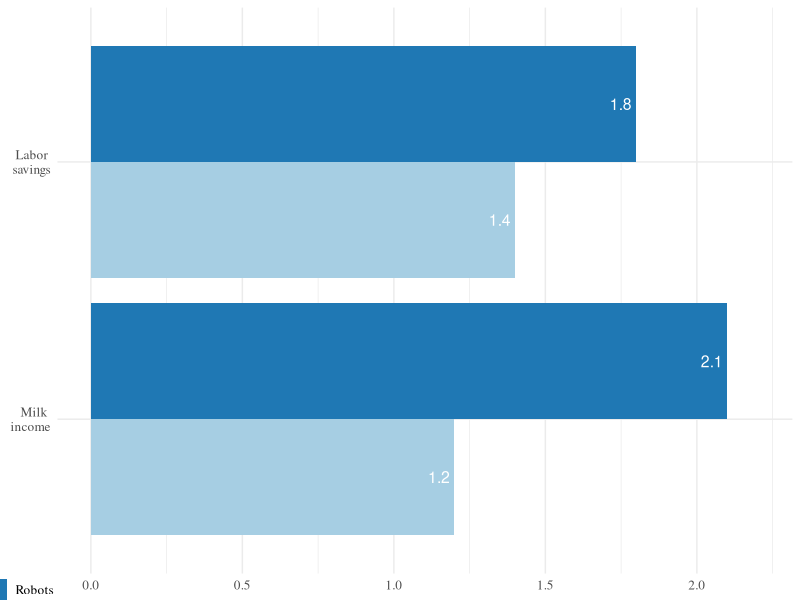
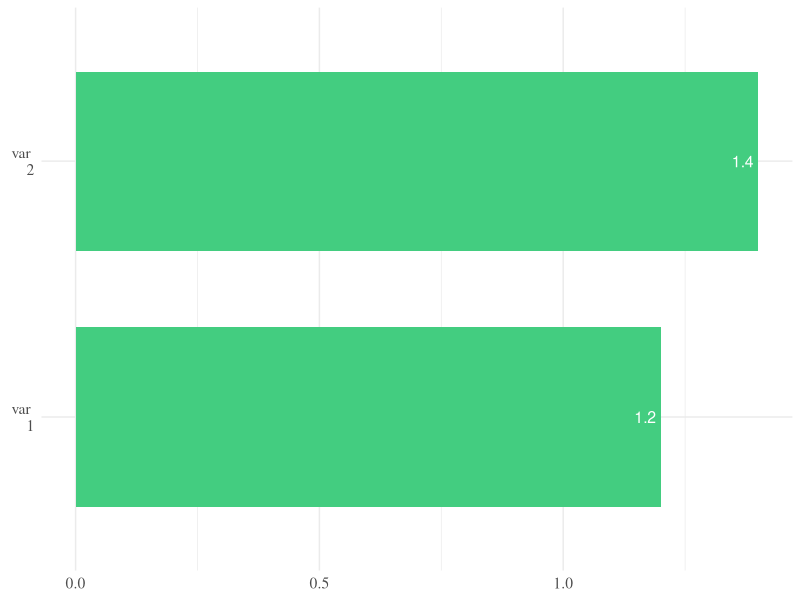

Recreate these plots in R, in order. (Note: this script raises an error after producing the figures.)


library(ggplot2)
library(scales)


a <- data.frame("vars"=c("v1","v1","v2", "v2"), "values"=c(1.2,2.1,1.4,1.8),"type"= c(0,1,0,1)) 

ggplot(data=a, aes(x=vars, y=values, fill= factor(type))) + 
  geom_bar(stat="identity", position=position_dodge()) +
  coord_flip() + 
  # ggtitle("Positive Impacts")+ 
  geom_text(aes(label=values,ymax=max(values)*1.05), vjust=0.5, hjust=1.2, color="white", position = position_dodge(0.9), size=4) +
  scale_fill_brewer(palette="Paired", breaks=c(1,0), labels=c("Robots","Current")) +
  theme_minimal() +
  scale_x_discrete(
    limits=c("v1","v2"),   
    labels=c("Milk \n income"," Labor \n savings")    
  ) + 
  theme(
    axis.title.x=element_blank(), 
    axis.text.x = element_text(hjust=0.5), 
    axis.title.y=element_blank(),  #removes y-axis label
    text=element_text(family="serif", size=12),                       #changes font on entire graph
    plot.title=element_text(face="bold",hjust=c(0,0)),  #changes font face and location for graph title
    legend.title=element_blank(), 
    legend.position=c(-0.05,-0.05)
  )



aa <- data.frame("vars"=c("v1","v2"), "values"=c(1.2,1.4),"type"= c(1,1)) 

ggplot(data=aa, aes(x=vars, y=values, fill=factor(type))) + 
  geom_bar(stat="identity", position=position_dodge(),width=0.7, fill="seagreen3") +
  coord_flip() +
  geom_text(aes(label=values), vjust=0.5, hjust=1.2, color="white", position = position_dodge(0.9), size=4) +
  theme_minimal() + 
  scale_x_discrete(
    limits=c("v1","v2"),   
    labels=c("var \n 1"," var \n 2")    
  ) + 
    theme(
      axis.title.x=element_blank(), 
      axis.text.x = element_text(hjust=0.5), 
      axis.title.y=element_blank(),  #removes y-axis label
      text=element_text(family="serif", size=14),                       #changes font on entire graph
      plot.title=element_text(face="bold",hjust=c(0,0)),  #changes font face and location for graph title
      legend.title=element_blank(), 
      legend.position=c(-0.05,-0.05)
    )


aa$label <- apply(cbind(aa$values),2,round,1)
aa$label <- apply(aa$label, 2,formatcomma) 
aa$label <- apply(aa$label, 2, function(x) { paste0("$", x) })

ggplot(data=aa, aes(x=vars, y=values, fill=factor(type))) + 
  geom_bar(stat="identity", position=position_dodge(),width=0.7, fill="seagreen3") +
  coord_flip() +
  ggtitle("Cost of capital") + 
  geom_text(aes(label=label,ymax=max(values)*1.05), 
            vjust=0.5, hjust=1.2, color="white", position = position_dodge(0.9), size=4) +
  theme_minimal() + 
  scale_x_discrete(
    limits=c("v1","v2"),   
    labels=c("Housing \n recovery","Robot \n recovery")    
  ) + 
  theme(
    axis.title.x= element_blank(),
    axis.text.x = element_blank(),
    axis.ticks = element_blank(),
    axis.text.x = element_text(hjust=0.5), 
    axis.title.y=element_blank(),  #removes y-axis label
    text=element_text(family="sans", size=14),                       #changes font on entire graph
    plot.title=element_text(face="bold",hjust=c(0,0)),  #changes font face and location for graph title
    legend.title=element_blank(), 
    legend.position=c(-0.05,-0.05)
  )



ggplot(data=a, aes(x=vars, y=values, fill=type)) + 
  geom_bar(stat="identity", position=position_dodge()) +
  coord_flip() +
  geom_text(aes(label=values), vjust=.5, hjust=.5, color="white", size=3) +
  scale_fill_brewer(palette="Reds") + theme_minimal()



A <- data.frame("vars"=c("v1","v2"), "values"=c(1.2,1.4),"type"= c(1,1)) 
A <- A[FALSE,]
colnames(A)
A
A <- rbind(A,c("v1",2,0))
A

A <- data.frame("vars"=c("v1","v2"), "values"=c(1.2,1.4),"type"= c(1,1)) 
A <- as.matrix(A)

A <- nulls(1,3) 
A <- A[FALSE,]
colnames(A)
A
A <- rbind(A,c("v1",2,0))
A
A <- data.frame(A)
A

my_add_row <- function(A,a) {
# A: data.frame
# a: row vector that is going to be appended to A   
  A <- as.matrix(A)
  A <- rbind(A,a)
  data.frame(A)
}



A <- nulls(1,3)
colnames(A) <- c("vars","values","type")
A <- A[FALSE,]
A
A <- rbind(A,c("v1",2,0))


A
A <- data.frame(A)
A

A <- data.frame("vars"=c("v1","v2"), "values"=c(1.2,1.4),"type"= c(1,1)) 
A <- A[FALSE,]
A <- as.matrix(A)
A
A <- rbind(A,c("v1",2,0))


df <- data.frame(Doubles=double(),
                 Ints=integer(),
                 Factors=factor(),
                 Logicals=logical(),
                 Characters=character(),
                 stringsAsFactors=FALSE)

A <- data.frame( vars=character(),
                 values=double(),
                 type=factor())
A <- rbind(A,a)
a <- c("v1",2,0)


A <- data.frame(Column1 = numeric(0), Column2 = numeric(0), Column3=character())
A


A <- data.frame(Column1 = numeric(0))
A
a <- matrix(c(2,0.1113,"B"),nrow=1)
colnames(a) <- c("v1","v2","v3")
A <- rbind(A,a)
A <- rbind(A,a)
A

A <- apply(A[,-3],2,as.numeric)
apply(A,2,round,0)


b <- matrix(c(4,5),nrow=1)
# colnames(b) <- c("v1","v3")
A <- rbind(A,b)
A



A <- data.frame(Row1 = numeric(0))
A
a <- matrix(c(2,0),ncol=1)
rownames(a) <- c("v1","v2")
A <- cbind(A,a)


a <- matrix(c(2,0.113,"abc"),nrow=1)
apply(a,2,round, 2)

apply(a, 2, is.numeric)

apply(a[is.numeric(a)],2,round, 2)




